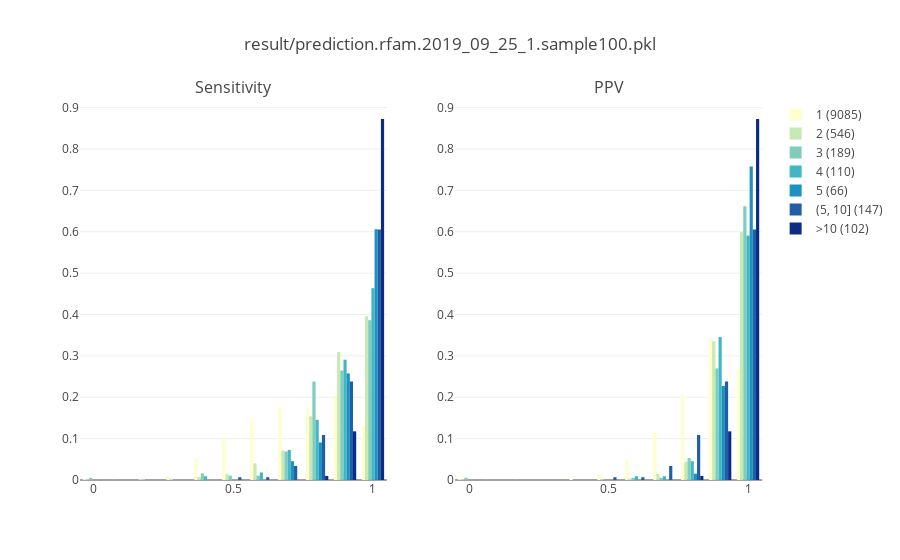

Notebook cell for this chart:
### Code cell
fig = make_subplots(rows=1, cols=2, subplot_titles=['Sensitivity', 'PPV'])

for col_idx, metric_name in enumerate(['sensitivity', 'ppv']):

    col = col_idx + 1
    fig.add_trace(go.Histogram(x=df_metric[df_metric['rnafold_count'] == 1][metric_name], 
                              nbinsx=20, histnorm='probability', 
                               name='1 ({})'.format(len(df_metric[df_metric['rnafold_count'] == 1])),
                              marker_color='#ffffcc', showlegend=True if col_idx == 0 else False), 
                 row=1, col=col)
    fig.add_trace(go.Histogram(x=df_metric[df_metric['rnafold_count'] == 2][metric_name], 
                              nbinsx=20, histnorm='probability', 
                               name='2 ({})'.format(len(df_metric[df_metric['rnafold_count'] == 2])),
                              marker_color='#c7e9b4', showlegend=True if col_idx == 0 else False),
                 row=1, col=col)
    fig.add_trace(go.Histogram(x=df_metric[df_metric['rnafold_count'] == 3][metric_name], 
                              nbinsx=20, histnorm='probability', 
                               name='3 ({})'.format(len(df_metric[df_metric['rnafold_count'] == 3])),
                              marker_color='#7fcdbb', showlegend=True if col_idx == 0 else False),
                 row=1, col=col)
    fig.add_trace(go.Histogram(x=df_metric[df_metric['rnafold_count'] == 4][metric_name], 
                              nbinsx=20, histnorm='probability', 
                               name='4 ({})'.format(len(df_metric[df_metric['rnafold_count'] == 4])),
                              marker_color='#41b6c4', showlegend=True if col_idx == 0 else False),
                 row=1, col=col)
    fig.add_trace(go.Histogram(x=df_metric[df_metric['rnafold_count'] == 5][metric_name], 
                              nbinsx=20, histnorm='probability', 
                               name='5 ({})'.format(len(df_metric[df_metric['rnafold_count'] == 5])),
                              marker_color='#1d91c0', showlegend=True if col_idx == 0 else False),
                 row=1, col=col)
    fig.add_trace(go.Histogram(x=df_metric[(df_metric['rnafold_count'] > 5) & (df_metric['rnafold_count'] <= 10)]['sensitivity'], 
                              nbinsx=20, histnorm='probability', 
                               name='(5, 10] ({})'.format(len(df_metric[(df_metric['rnafold_count'] > 5) & (df_metric['rnafold_count'] <= 10)])),
                              marker_color='#225ea8', showlegend=True if col_idx == 0 else False),
                 row=1, col=col)
    fig.add_trace(go.Histogram(x=df_metric[df_metric['rnafold_count'] > 10][metric_name], 
                              nbinsx=20, histnorm='probability', 
                               name='>10 ({})'.format(len(df_metric[df_metric['rnafold_count'] > 10])),
                              marker_color='#0c2c84', showlegend=True if col_idx == 0 else False), 
                 row=1, col=col)

fig = fig.update(layout=dict(
    paper_bgcolor='rgba(0,0,0,0)',
    plot_bgcolor='rgba(0,0,0,0)',
#     xaxis=dict(showgrid=False, zeroline=False,
#                tickfont=dict(size=18, color='#000'),
#                titlefont=dict(size=24, color='#000'),
#                showline=True, mirror=True),
#     yaxis=dict(showgrid=True, gridwidth=1, gridcolor='darkgray',
#                tickfont=dict(size=18, color='#000'),
#                titlefont=dict(size=24, color='#000'),
#                title='Percentage', showline=True, mirror=True),
    title=result_filenmae,
#     title=metric_name,
#     titlefont=dict(size=24, color='#000'),
#     legend=dict(orientation="h",
#                 font=dict(
# #             family='sans-serif',
#             size=24,
#             color='#000'
#         ),),
))
iplot(fig)

### Figure 1 — Plotly figure (JSON) as saved in the notebook; plotly's stock layout.template omitted (floating-point values rounded to 4 significant figures; data arrays with more than 128 entries replaced by an {"elided": "..."} marker saying what was removed)
{"data": [{"histnorm": "probability", "marker": {"color": "#ffffcc"}, "name": "1 (9085)", "nbinsx": 20, "showlegend": true, "type": "histogram", "uid": "116e51f7-4504-4fd8-9773-b95e48b11f49", "x": {"elided": "9085 float values"}, "xaxis": "x", "yaxis": "y"}, {"histnorm": "probability", "marker": {"color": "#c7e9b4"}, "name": "2 (546)", "nbinsx": 20, "showlegend": true, "type": "histogram", "uid": "6b7e75c1-a7ca-41ec-ad12-ffcf034ea5a1", "x": {"elided": "546 float values"}, "xaxis": "x", "yaxis": "y"}, {"histnorm": "probability", "marker": {"color": "#7fcdbb"}, "name": "3 (189)", "nbinsx": 20, "showlegend": true, "type": "histogram", "uid": "283107a0-6581-4485-8035-720f990d6f4e", "x": {"elided": "189 float values"}, "xaxis": "x", "yaxis": "y"}, {"histnorm": "probability", "marker": {"color": "#41b6c4"}, "name": "4 (110)", "nbinsx": 20, "showlegend": true, "type": "histogram", "uid": "6aaedb01-f9f6-4aeb-b399-8144adf2bc7c", "x": [0.8864, 1, 1, 0.9412, 0.9655, 1, 0.7812, 0.9, 1, 1, 0.875, 0.9412, 1, 0.9444, 0.9273, 0.9298, 0.9286, 0.9107, 1, 0.973, 0.9615, 1, 0.9259, 0.9615, 0.9474, 0.9474, 0.9211, 1, 1, 0.9545, 1, 1, 0.9412, 1, 0.8235, 1, 1, 0.9701, 0.8529, 0.8529, 0.8529, 1, 1, 0.9565, 0.963, 1, 0.6667, 1, 0.9583, 0.7778, 1, 1, 1, 0.7838, 0.84, 0.9583, 1, 0.9333, 0.5909, 0.9429, 0.9429, 1, 0.9259, 1, 0.9545, 1, 1, 0.9, 0.9143, 0.9474, 1, 0.973, 0.9574, 0.7619, 0.8085, 1, 0.8, 0.8421, 0.6842, 0.7778, 0.6923, 1, 0.7381, 0.9474, 1, 1, 0.9714, 0.8684, 0.8, 0.6829, 0.8519, 0.9474, 0.9474, 0.8261, 0.7, 0.7, 0.6122, 0.4, 0.8, 0.7429, 1, 1, 0.8824, 0.7778, 0.8235, 0.8333, 0.9, 1, 1, 1], "xaxis": "x", "yaxis": "y"}, {"histnorm": "probability", "marker": {"color": "#1d91c0"}, "name": "5 (66)", "nbinsx": 20, "showlegend": true, "type": "histogram", "uid": "e13f20dc-50f1-46ad-ba67-65d20cecdc13", "x": [1, 0.9444, 1, 1, 0.9143, 1, 0.8571, 1, 0.8667, 0.963, 1, 0.9643, 1, 1, 0.7857, 1, 0.9333, 1, 1, 0.8, 1, 1, 0.9545, 0.8966, 1, 1, 1, 0.8571, 0.8824, 0.9565, 0.9333, 1, 0.9143, 1, 1, 0.9545, 1, 1, 0.9583, 1, 0.963, 1, 0.8824, 1, 1, 1, 0.9118, 1, 0.9474, 0.8649, 1, 0.8421, 0.6905, 0.9032, 0.9394, 0.7179, 0.975, 0.8571, 1, 1, 0.8, 0.6667, 1, 1, 0.7714, 0.75], "xaxis": "x", "yaxis": "y"}, {"histnorm": "probability", "marker": {"color": "#225ea8"}, "name": "(5, 10] (147)", "nbinsx": 20, "showlegend": true, "type": "histogram", "uid": "56fb4afe-79e3-4db9-b2ae-2a518c9b694e", "x": {"elided": "147 float values"}, "xaxis": "x", "yaxis": "y"}, {"histnorm": "probability", "marker": {"color": "#0c2c84"}, "name": ">10 (102)", "nbinsx": 20, "showlegend": true, "type": "histogram", "uid": "b1f71f7f-4db0-4459-92c6-e0440b588856", "x": [0.963, 1, 1, 1, 0.9667, 0.9211, 1, 1, 1, 1, 1, 1, 0.9091, 1, 0.9412, 1, 1, 0.9737, 1, 1, 0.9565, 1, 0.9333, 1, 1, 0.9286, 1, 1, 0.8788, 1, 1, 1, 1, 1, 1, 1, 1, 1, 1, 1, 1, 1, 1, 1, 1, 1, 1, 1, 0.8889, 1, 1, 1, 1, 1, 1, 1, 1, 0.96, 1, 1, 1, 1, 1, 1, 1, 1, 1, 1, 0.9394, 1, 1, 1, 1, 0.8919, 1, 1, 0.8298, 1, 0.8889, 1, 1, 0.9444, 1, 1, 1, 1, 1, 1, 1, 1, 1, 1, 0.9697, 1, 1, 1, 1, 1, 0.9375, 1, 1, 1], "xaxis": "x", "yaxis": "y"}, {"histnorm": "probability", "marker": {"color": "#ffffcc"}, "name": "1 (9085)", "nbinsx": 20, "showlegend": false, "type": "histogram", "uid": "d953bd05-4107-455b-8595-72d664b33d4e", "x": {"elided": "9085 float values"}, "xaxis": "x2", "yaxis": "y2"}, {"histnorm": "probability", "marker": {"color": "#c7e9b4"}, "name": "2 (546)", "nbinsx": 20, "showlegend": false, "type": "histogram", "uid": "23a1696c-7f07-450d-ade7-ba65dd1c9ba9", "x": {"elided": "546 float values"}, "xaxis": "x2", "yaxis": "y2"}, {"histnorm": "probability", "marker": {"color": "#7fcdbb"}, "name": "3 (189)", "nbinsx": 20, "showlegend": false, "type": "histogram", "uid": "b5392fd7-5158-478b-8140-f537b1f5aecf", "x": {"elided": "189 float values"}, "xaxis": "x2", "yaxis": "y2"}, {"histnorm": "probability", "marker": {"color": "#41b6c4"}, "name": "4 (110)", "nbinsx": 20, "showlegend": false, "type": "histogram", "uid": "82c0dc87-515e-4733-b4ec-357643ba980b", "x": [1, 0.963, 1, 0.9412, 0.9655, 1, 0.9615, 0.9474, 0.9545, 0.8, 1, 0.9412, 1, 1, 0.9107, 0.9464, 0.9286, 0.9107, 0.9737, 0.9474, 1, 0.96, 1, 1, 0.9474, 0.9474, 0.9211, 0.9545, 0.9545, 0.9545, 0.8571, 0.8571, 1, 1, 1, 0.9643, 1, 1, 0.9355, 0.9355, 0.9355, 0.9545, 0.9565, 1, 0.963, 0.9615, 0.6, 1, 1, 0.913, 1, 0.9286, 0.9375, 0.9667, 1, 1, 0.9565, 1, 0.7429, 0.9429, 1, 1, 1, 1, 1, 0.9583, 0.9615, 0.9474, 0.9412, 0.9, 0.973, 0.973, 0.9184, 0.9412, 0.9744, 1, 1, 1, 1, 0.9333, 1, 1, 0.8857, 0.9474, 0.9444, 1, 0.9714, 0.9706, 0.9412, 0.9333, 0.9583, 0.8182, 0.9, 0.8636, 1, 1, 0.8333, 0.8889, 1, 0.8966, 0.9167, 1, 0.8824, 0.8235, 0.8235, 0.8824, 0.973, 1, 0.975, 0.95], "xaxis": "x2", "yaxis": "y2"}, {"histnorm": "probability", "marker": {"color": "#1d91c0"}, "name": "5 (66)", "nbinsx": 20, "showlegend": false, "type": "histogram", "uid": "d9bf21de-6bf4-4963-bbc8-e65d9cb9a851", "x": [0.9811, 1, 1, 1, 1, 1, 0.8571, 0.9643, 0.9286, 0.9286, 0.9643, 0.9643, 1, 1, 1, 1, 1, 1, 0.9286, 0.9032, 0.9474, 0.8, 0.9545, 1, 0.9091, 1, 0.9706, 1, 0.9375, 0.9565, 1, 0.9737, 0.9143, 1, 1, 1, 0.9524, 1, 0.9583, 0.9583, 1, 0.9545, 0.8571, 1, 1, 0.9545, 1, 0.973, 1, 0.9412, 1, 1, 1, 0.9655, 0.9688, 0.9333, 0.975, 1, 1, 0.9545, 1, 1, 0.875, 1, 0.931, 0.8824], "xaxis": "x2", "yaxis": "y2"}, {"histnorm": "probability", "marker": {"color": "#225ea8"}, "name": "(5, 10] (147)", "nbinsx": 20, "showlegend": false, "type": "histogram", "uid": "c921c589-3cb2-4a06-bd2b-c08e77132faa", "x": {"elided": "147 float values"}, "xaxis": "x2", "yaxis": "y2"}, {"histnorm": "probability", "marker": {"color": "#0c2c84"}, "name": ">10 (102)", "nbinsx": 20, "showlegend": false, "type": "histogram", "uid": "45011dbd-366c-4cf2-aa52-d3caa31c57a6", "x": [0.963, 0.9615, 1, 1, 1, 1, 1, 1, 1, 0.8333, 1, 1, 0.9091, 1, 0.9412, 1, 1, 0.9737, 1, 1, 1, 0.9286, 1, 1, 1, 1, 1, 1, 0.9355, 1, 1, 1, 1, 1, 1, 1, 1, 1, 0.9091, 1, 0.9167, 1, 1, 1, 1, 1, 1, 1, 1, 1, 1, 1, 1, 1, 1, 1, 1, 0.96, 1, 0.9583, 1, 1, 0.9615, 1, 1, 1, 1, 1, 1, 1, 1, 1, 1, 0.9429, 1, 1, 1, 1, 0.8889, 1, 1, 0.9444, 0.9655, 1, 0.9655, 1, 1, 1, 0.9474, 1, 1, 1, 1, 1, 1, 1, 0.9167, 1, 0.8824, 0.975, 1, 1], "xaxis": "x2", "yaxis": "y2"}], "layout": {"annotations": [{"font": {"size": 16}, "showarrow": false, "text": "Sensitivity", "x": 0.225, "xanchor": "center", "xref": "paper", "y": 1, "yanchor": "bottom", "yref": "paper"}, {"font": {"size": 16}, "showarrow": false, "text": "PPV", "x": 0.775, "xanchor": "center", "xref": "paper", "y": 1, "yanchor": "bottom", "yref": "paper"}], "paper_bgcolor": "rgba(0,0,0,0)", "plot_bgcolor": "rgba(0,0,0,0)", "title": {"text": "result/prediction.rfam.2019_09_25_1.sample100.pkl"}, "xaxis": {"anchor": "y", "domain": [0, 0.45]}, "xaxis2": {"anchor": "y2", "domain": [0.55, 1]}, "yaxis": {"anchor": "x", "domain": [0, 1]}, "yaxis2": {"anchor": "x2", "domain": [0, 1]}}}
